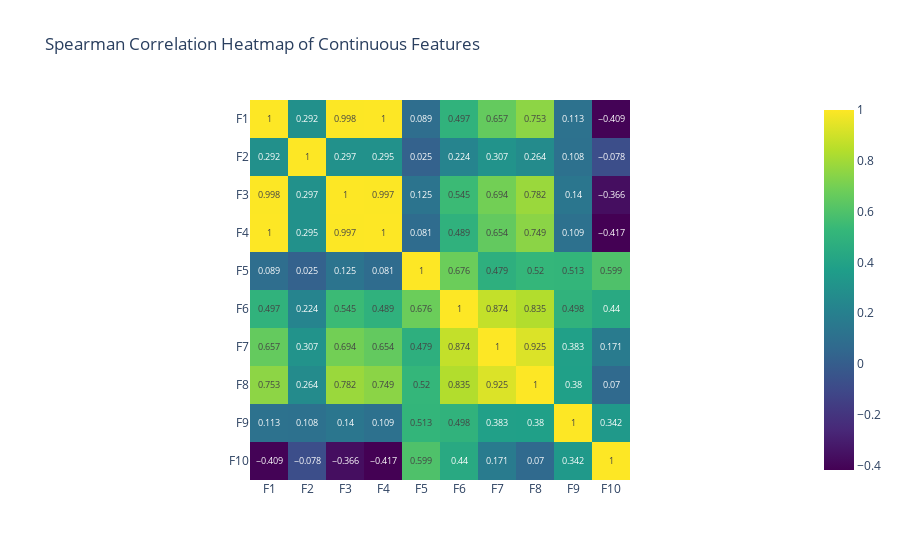

The notebook cell this image was saved under:
### Code cell
# correlation heatmap
spearman_correlation_matrix = eda.correlations(sample_df, type="spearman", printout="heatmap")

### Figure 1 — Plotly figure (JSON) as saved in the notebook; plotly's stock layout.template omitted (floating-point values rounded to 4 significant figures)
{"data": [{"coloraxis": "coloraxis", "hovertemplate": "x: %{x}<br>y: %{y}<br>color: %{z}<extra></extra>", "name": "0", "texttemplate": "%{z}", "type": "heatmap", "x": ["F1", "F2", "F3", "F4", "F5", "F6", "F7", "F8", "F9", "F10"], "xaxis": "x", "y": ["F1", "F2", "F3", "F4", "F5", "F6", "F7", "F8", "F9", "F10"], "yaxis": "y", "z": [[1, 0.292, 0.998, 1, 0.089, 0.497, 0.657, 0.753, 0.113, -0.409], [0.292, 1, 0.297, 0.295, 0.025, 0.224, 0.307, 0.264, 0.108, -0.078], [0.998, 0.297, 1, 0.997, 0.125, 0.545, 0.694, 0.782, 0.14, -0.366], [1, 0.295, 0.997, 1, 0.081, 0.489, 0.654, 0.749, 0.109, -0.417], [0.089, 0.025, 0.125, 0.081, 1, 0.676, 0.479, 0.52, 0.513, 0.599], [0.497, 0.224, 0.545, 0.489, 0.676, 1, 0.874, 0.835, 0.498, 0.44], [0.657, 0.307, 0.694, 0.654, 0.479, 0.874, 1, 0.925, 0.383, 0.171], [0.753, 0.264, 0.782, 0.749, 0.52, 0.835, 0.925, 1, 0.38, 0.07], [0.113, 0.108, 0.14, 0.109, 0.513, 0.498, 0.383, 0.38, 1, 0.342], [-0.409, -0.078, -0.366, -0.417, 0.599, 0.44, 0.171, 0.07, 0.342, 1]]}], "layout": {"coloraxis": {"colorscale": [[0, "#440154"], [0.1111, "#482878"], [0.2222, "#3e4989"], [0.3333, "#31688e"], [0.4444, "#26828e"], [0.5556, "#1f9e89"], [0.6667, "#35b779"], [0.7778, "#6ece58"], [0.8889, "#b5de2b"], [1, "#fde725"]]}, "title": {"text": "Spearman Correlation Heatmap of Continuous Features"}, "xaxis": {"anchor": "y", "constrain": "domain", "domain": [0, 1], "scaleanchor": "y"}, "yaxis": {"anchor": "x", "autorange": "reversed", "constrain": "domain", "domain": [0, 1]}}}
